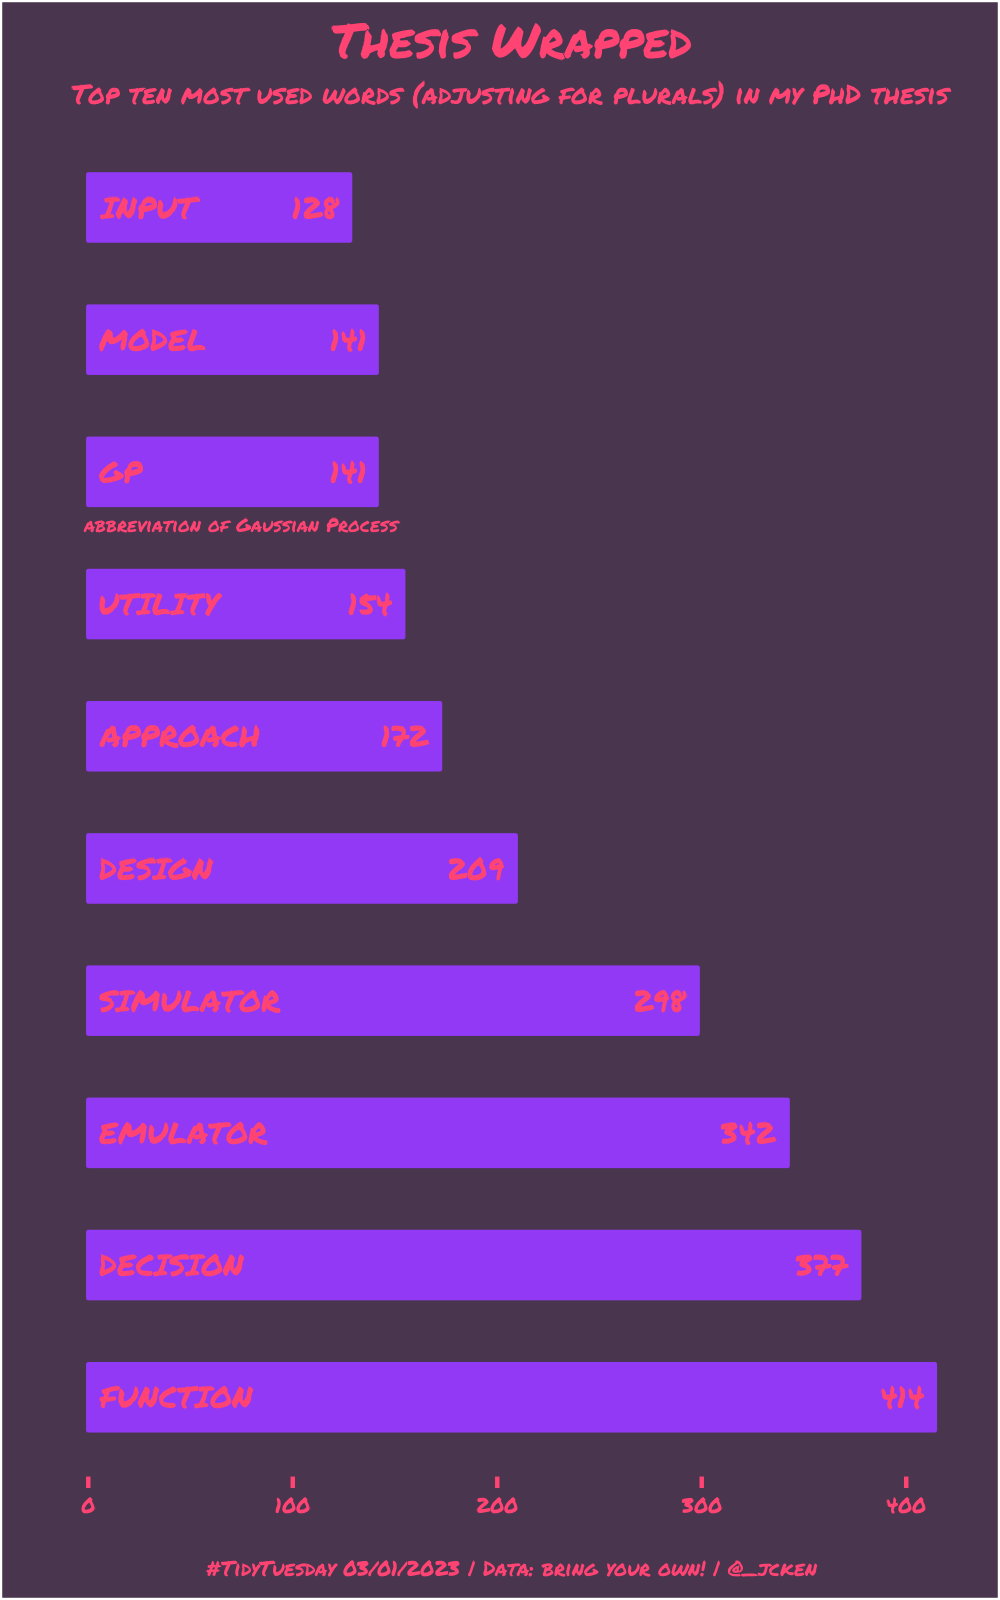

Write the R code that produced this figure.
# packages ----

library(tidyverse)
library(tidytext)
library(SemNetCleaner)
library(showtext)
# data ----

thesis <- readr::read_csv("thesis.csv")

# fonts + clrs ----
showtext_auto()
font_add_google("Permanent Marker")
main_font <- "Permanent Marker"

# clrs lifted from vapoRwave
#scales::show_col(vapoRwave:::newRetro_palette)

bg <- "#4A354F"
txt <- "#FF4373"
bars <- "#9239F6"
# wranging ----

thesis <- thesis %>%
  anti_join(stop_words, by = "word") %>%  # remove stop words
  filter(is.na(as.numeric(word))) %>% # remove numbers
  filter( !(word %in% c("table", "equation", "align", "chapter"))) %>%  # filter out some common latex environments
  group_by(word) %>%
  mutate(word = singularize(word[1])) %>%
  mutate(n_word = length(word)) %>%
  ungroup() 

top_ten_words <- thesis %>%
  select(word, n_word) %>%
  distinct() %>% 
  arrange(-n_word) %>%
  slice(1:10) %>%
  mutate(rank = 1:10)

# plot(s) ----
  
top_ten_words %>%
  ggplot() +
  geom_col(aes(y = reorder(word, rank), x = n_word),
           colour = bars, fill = bars, width = 0.5) +
  geom_text(
    mapping = aes(x = 5, y = word, label = toupper(word)),
    hjust = 0,
    nudge_x = 0.25,
    color = txt,
    size = 8,
    family = main_font
  ) +
  geom_text(
    mapping = aes(x = n_word, y = reorder(word, rank), label = n_word),
    hjust = 1,
    nudge_x = -5,
    color = txt,
    size = 8,
    family = main_font
  ) +
  annotate("text", x = 75, y = 7.6,
           label = "abbreviation of Gaussian Process",
           family = main_font,
           colour = txt,
           size = 5
  ) +
  scale_y_discrete(breaks = NULL) +
  labs(title = "Thesis Wrapped",
          subtitle = "Top ten most used words (adjusting for plurals) in my PhD thesis",
          caption = "#TidyTuesday 03/01/2023 | Data: bring your own! | @_jcken") +
  xlab("") +
  ylab("") +
  theme(
    text = element_text(family = main_font, colour = txt),
    plot.title = element_text(hjust = 0.5, size = 36),
    plot.subtitle = element_text(hjust = 0.5, size = 20),
    plot.caption = element_text(hjust = 0.5, size = 16),
    panel.grid = element_blank(),
    plot.background = element_rect(fill = bg),
    panel.background = element_rect(fill = bg, colour = bg),
    axis.text.x = element_text(family = main_font, colour = txt, size = 16),
    axis.ticks = element_line(colour = txt)
    )

# save ----

ggsave("2023-01-03.png",
       height = 1600,
       width= 1000,
       units = "px"
       )

